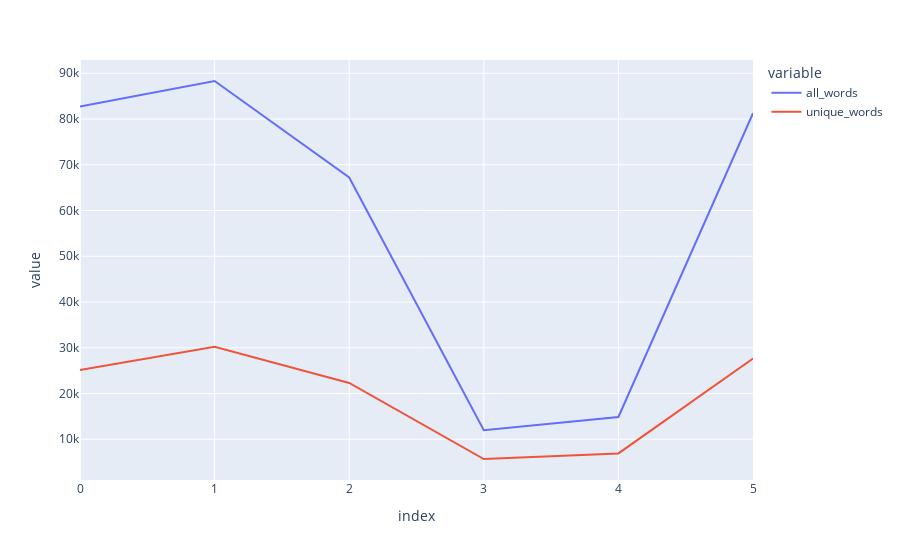

Notebook code for this chart:
### Markdown cell above
Визуализация процентов наглядно показывает нам, что действительно есть скачок роста

### Code cell
df = pd.DataFrame(dict(data_words))
fig = df.plot.line()
fig.show()

### Figure 1 — Plotly figure (JSON) as saved in the notebook; plotly's stock layout.template omitted (floating-point values rounded to 4 significant figures)
{"data": [{"hovertemplate": "variable=all_words<br>index=%{x}<br>value=%{y}<extra></extra>", "legendgroup": "all_words", "line": {"color": "#636efa", "dash": "solid"}, "marker": {"symbol": "circle"}, "mode": "lines", "name": "all_words", "orientation": "v", "showlegend": true, "type": "scatter", "x": [0, 1, 2, 3, 4, 5], "xaxis": "x", "y": [82756, 88312, 67238, 11973, 14879, 81272], "yaxis": "y"}, {"hovertemplate": "variable=unique_words<br>index=%{x}<br>value=%{y}<extra></extra>", "legendgroup": "unique_words", "line": {"color": "#EF553B", "dash": "solid"}, "marker": {"symbol": "circle"}, "mode": "lines", "name": "unique_words", "orientation": "v", "showlegend": true, "type": "scatter", "x": [0, 1, 2, 3, 4, 5], "xaxis": "x", "y": [25116, 30234, 22299, 5686, 6904, 27648], "yaxis": "y"}], "layout": {"legend": {"title": {"text": "variable"}, "tracegroupgap": 0}, "margin": {"t": 60}, "xaxis": {"anchor": "y", "domain": [0, 1], "title": {"text": "index"}}, "yaxis": {"anchor": "x", "domain": [0, 1], "title": {"text": "value"}}}}
